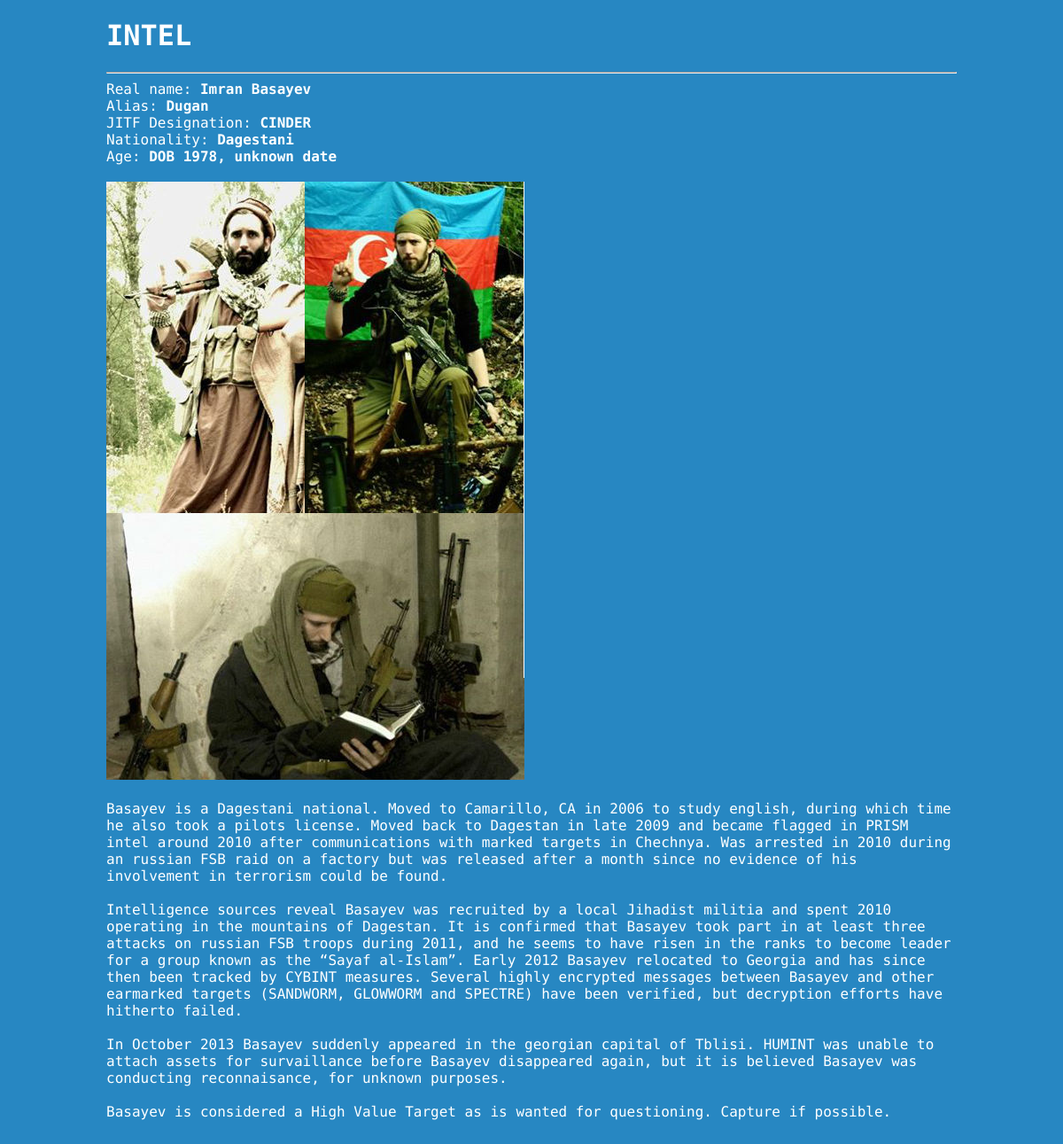
Page /App/artemis/assets/templates/intel.php?id=2 on the committed database.
### tables this page shows
CREATE TABLE IF NOT EXISTS `intel` (
  `id` int(11) NOT NULL AUTO_INCREMENT,
  `title` varchar(255) NOT NULL,
  `type` varchar(255) NOT NULL,
  `body` text NOT NULL,
  `sent` tinyint(4) NOT NULL DEFAULT '0',
  `sent_date` datetime NOT NULL,
  PRIMARY KEY (`id`)
);

### App/artemis/assets/templates/intel.php (the view, shortened to what this page needs)
<?php require_once 'assets/templates/header.php'; ?>
<div id="main" role="main">
<h1>INTEL</h1>
<hr>
<?php
if (@$_GET["id"]) {
$sql = "SELECT * FROM intel WHERE sent=1 AND id=".(int)$_GET["id"];
$res = mysql_query($sql);
echo nl2br(@mysql_result($res,0,"body"));
die();
}
?>
<?php require_once 'assets/templates/footer.php'; ?>

### App/artemis/assets/css/style.css (style rules this page uses)
html, body { height: 100%; min-height: 100%; }
body { background-color:#2787c2; background-image:url('../img/gradient.png') repeat-x; background-size: cover; font-family: "Share Tech Mono", Arial, sans-serif; }
#main { width: 960px; margin: 0 auto; }
h1,h2,h3,h4,h5,h6,input { font-family: "Share Tech Mono", Arial, Helvetica; }
h1,h2,h3,h4,h5,h6,body { color:white; }

### rows in the picture
intel: body "Real name: Imran Basayev Alias: Dugan JITF Designation: CINDER Nationality: Dagestani Age: DOB 1978, unknown date Basayev is a Dagestani national. Moved to Camarillo, CA in 2006 to study english, during which time he also took a pilots license. Moved back to Dagestan in late 2009 and became flagged in PRISM intel around 2010 after communications with marked targets in Chechnya. Was arrested in 2010 during an russian FSB raid on a factory but was released after a month since no evidence of his involvement in terrorism could be found. Intelligence sources reveal Basayev was recruited by a local Jihadist militia and spent 2010 operating in the mountains of Dagestan. It is confirmed that…", body (picture)
